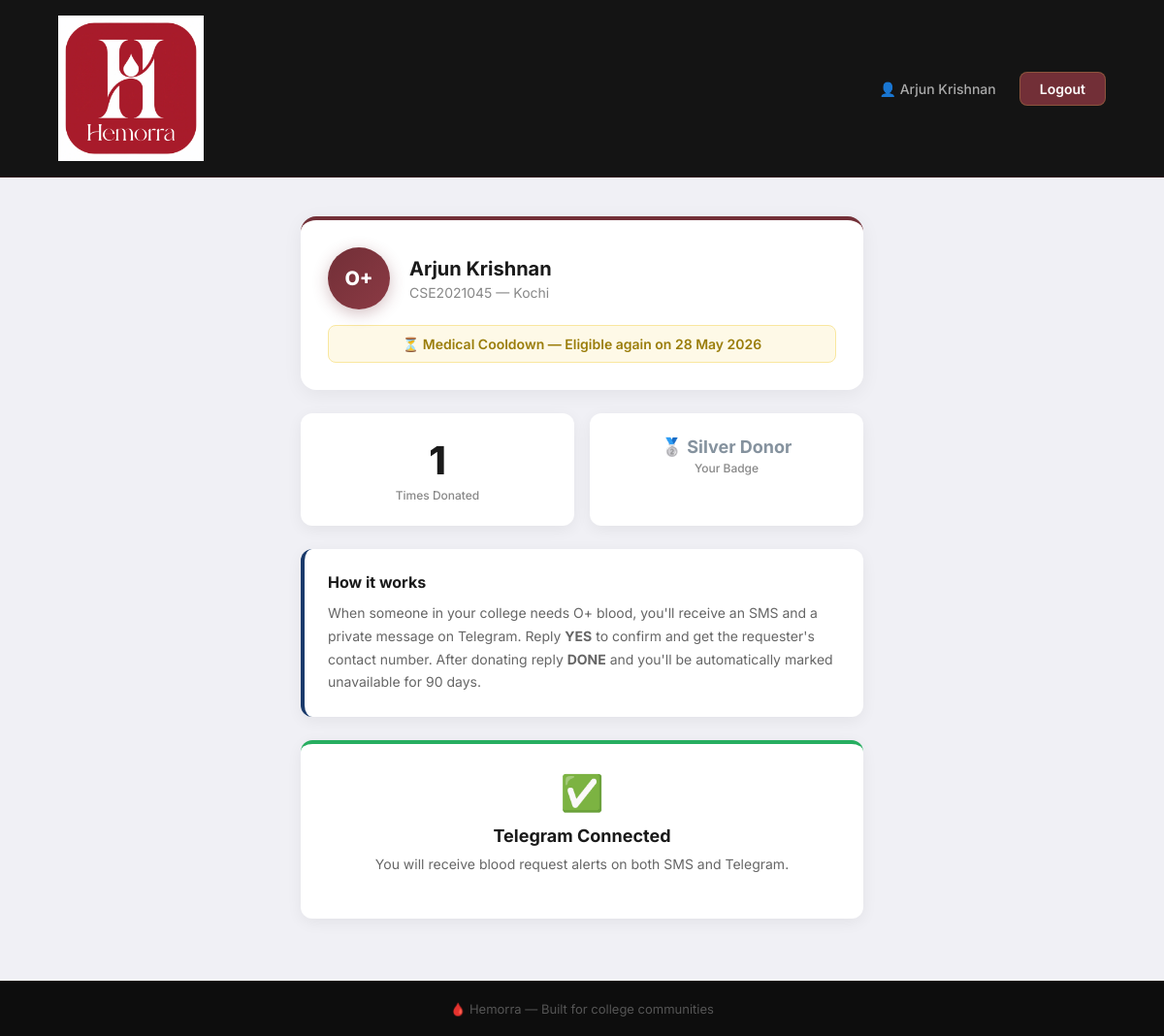
Screenshot of /donor_home (signed in) with the database file from the repository.
### database.py (models this page shows)
class User(db.Model):
    id = db.Column(db.Integer, primary_key=True)
    name = db.Column(db.String(100), nullable=False)
    email = db.Column(db.String(100), unique=True, nullable=False)
    college_id = db.Column(db.String(50), unique=True, nullable=False)
    blood_group = db.Column(db.String(5), nullable=False)
    weight = db.Column(db.Float, nullable=False)
    city = db.Column(db.String(100), nullable=False)
    last_donation_date = db.Column(db.DateTime, nullable=True)
    is_available = db.Column(db.Boolean, default=True)
    next_eligible_date = db.Column(db.DateTime, nullable=True)
    donate_count = db.Column(db.Integer, default=0)
    password = db.Column(db.String(200), nullable=False)
    telegram_chat_id = db.Column(db.String(100), nullable=True)

### app.py (the view)
@app.route('/donor_home')
def donor_home():
    if 'user_id' not in session:
        return redirect(url_for('login'))
    user = User.query.get(session['user_id'])
    return render_template('donor_home.html', user=user, now=datetime.utcnow())

### templates/donor_home.html (shortened to what this page needs)
<!DOCTYPE html>
<html lang="en">
<head>
    <link rel="stylesheet" href="{{ url_for('static', filename='style.css') }}">
</head>
<body class="page-body">
    <nav class="nav-landing">
        <img src="{{ url_for('static', filename='logo.png.jpeg') }}" alt="Hemorra" class="nav-logo-img">
        <div class="nav-links">
            <span class="nav-name">👤 {{ user.name }}</span>
            <a href="/logout" class="btn-nav-register">Logout</a>
        </div>
    </nav>
    <div class="donor-page-container">
        <div class="profile-card">
            <div class="profile-top">
                <div class="blood-group-badge">{{ user.blood_group }}</div>
                <div class="profile-info">
                    <h2>{{ user.name }}</h2>
                    <p>{{ user.college_id }} — {{ user.city }}</p>
                </div>
            </div>
            {% if user.next_eligible_date and user.next_eligible_date > now %}
                <div class="availability-badge unavailable">
                    ⏳ Medical Cooldown — Eligible again on
                    {{ user.next_eligible_date.strftime('%d %B %Y') }}
                </div>
            {% endif %}
        </div>
        <div class="donor-stats">
            <div class="donor-stat-card">
                <div class="stat-number">{{ user.donate_count }}</div>
                <div class="stat-label">Times Donated</div>
            </div>
            <div class="donor-stat-card">
                {% if user.donate_count >= 3 %}
                    <div class="badge gold">🥇 Gold Donor</div>
                {% elif user.donate_count >= 1 %}
                    <div class="badge silver">🥈 Silver Donor</div>
                {% else %}
                    <div class="badge new">🌱 New Donor</div>
                {% endif %}
                <div class="stat-label">Your Badge</div>
            </div>
        </div>
        <div class="info-box">
            <h3>How it works</h3>
            <p>
                When someone in your college needs {{ user.blood_group }} blood,
                you'll receive an SMS and a private message on Telegram.
                Reply <strong>YES</strong> to confirm and get the
                requester's contact number. After donating reply
                <strong>DONE</strong> and you'll be automatically
                marked unavailable for 90 days.
            </p>
        </div>
        {% if not user.telegram_chat_id %}
        <div class="telegram-box">
            <div class="telegram-icon">✈️</div>
            <h3>Connect Your Telegram</h3>
            <p>
                Connect Telegram to receive blood request alerts
                in addition to SMS. Click below to open the Hemorra
                bot and send <strong>/start</strong> to complete setup.
            </p>
            <a href="https://t.me/HemorraBOT"
                target="_blank" class="btn-primary">
                Connect Telegram
            </a>
        </div>
        {% else %}
        <div class="telegram-box connected">
            <div class="telegram-icon">✅</div>
            <h3>Telegram Connected</h3>
            <p>You will receive blood request alerts on both SMS and Telegram.</p>
        </div>
        {% endif %}
    </div>
    <footer class="page-footer">
        <p>🩸 Hemorra — Built for college communities</p>
    </footer>
</body>
</html>

### static/style.css (style rules this page uses)
* { margin: 0; padding: 0; box-sizing: border-box; font-family: 'Inter', 'Segoe UI', sans-serif; }
body { background: #0d0d0d; min-height: 100vh; }
.nav-landing { display: flex; align-items: center; justify-content: space-between; padding: 16px 60px; background: rgba(13,13,13,0.97); backdrop-filter: blur(10px); position: sticky; top: 0; z-index: 100; border-bottom: 1px solid rgba(114,47,55,0.3); }
.nav-logo-img { height: 150px; width: auto; }
.nav-links { display: flex; align-items: center; gap: 24px; }
.btn-nav-register { background: #722F37; color: white; padding: 8px 20px; border-radius: 8px; text-decoration: none; font-size: 14px; font-weight: 600; transition: background 0.2s; border: 1px solid rgba(201,168,76,0.3); }
.page-body { background: #f0f0f5; min-height: 100vh; font-family: 'Inter', sans-serif; display: flex; flex-direction: column; }
.stat-number { font-size: 40px; font-weight: 800; color: #1a1a1a; }
.stat-label { font-size: 12px; color: #888; margin-top: 4px; font-weight: 500; }
.donor-page-container { max-width: 620px; margin: 0 auto; padding: 40px 20px; flex: 1; width: 100%; }
.profile-card { background: white; padding: 28px; border-radius: 16px; box-shadow: 0 4px 20px rgba(0,0,0,0.06); margin-bottom: 24px; border-top: 4px solid #722F37; }
.profile-top { display: flex; align-items: center; gap: 20px; margin-bottom: 16px; }
.blood-group-badge { background: linear-gradient(135deg, #722F37, #8b3a44); color: white; font-size: 20px; font-weight: 800; width: 64px; height: 64px; border-radius: 50%; display: flex; align-items: center; justify-content: center; flex-shrink: 0; box-shadow: 0 4px 16px rgba(114,47,55,0.3); }
.profile-info h2 { font-size: 20px; font-weight: 700; color: #1a1a1a; margin-bottom: 4px; }
.profile-info p { font-size: 14px; color: #888; }
.availability-badge { padding: 10px 16px; border-radius: 8px; font-size: 14px; font-weight: 600; text-align: center; }
.availability-badge.unavailable { background: #fef9e7; color: #9a7d0a; border: 1px solid #f9e79f; }
.donor-stats { display: grid; grid-template-columns: 1fr 1fr; gap: 16px; margin-bottom: 24px; }
.donor-stat-card { background: white; padding: 24px; border-radius: 12px; box-shadow: 0 4px 16px rgba(0,0,0,0.06); text-align: center; }
.badge { font-size: 18px; font-weight: 700; margin-bottom: 4px; }
.badge.silver { color: #85929e; }
.info-box { background: white; padding: 24px; border-radius: 12px; box-shadow: 0 4px 16px rgba(0,0,0,0.06); margin-bottom: 24px; border-left: 4px solid #1a3a6b; }
.info-box h3 { font-size: 16px; font-weight: 700; color: #1a1a1a; margin-bottom: 10px; }
.info-box p { font-size: 14px; color: #666; line-height: 1.7; }
.telegram-box { background: white; padding: 28px; border-radius: 12px; box-shadow: 0 4px 16px rgba(0,0,0,0.06); text-align: center; border-top: 4px solid #1a3a6b; margin-bottom: 24px; }
.telegram-box.connected { border-top: 4px solid #27ae60; }
.telegram-icon { font-size: 36px; margin-bottom: 12px; }
.telegram-box h3 { font-size: 18px; font-weight: 700; color: #1a1a1a; margin-bottom: 8px; }
.telegram-box p { font-size: 14px; color: #666; line-height: 1.6; margin-bottom: 16px; }
.page-footer { background: #0d0d0d; color: #555; text-align: center; padding: 20px; font-size: 13px; margin-top: auto; border-top: 1px solid rgba(201,168,76,0.1); }
.nav-name { color: #aaa; font-size: 14px; font-weight: 500; }

### rows the page displays
User: name "Arjun Krishnan", blood_group "O+", college_id "CSE2021045", city "Kochi", next_eligible_date "28 May 2026", donate_count "1"
